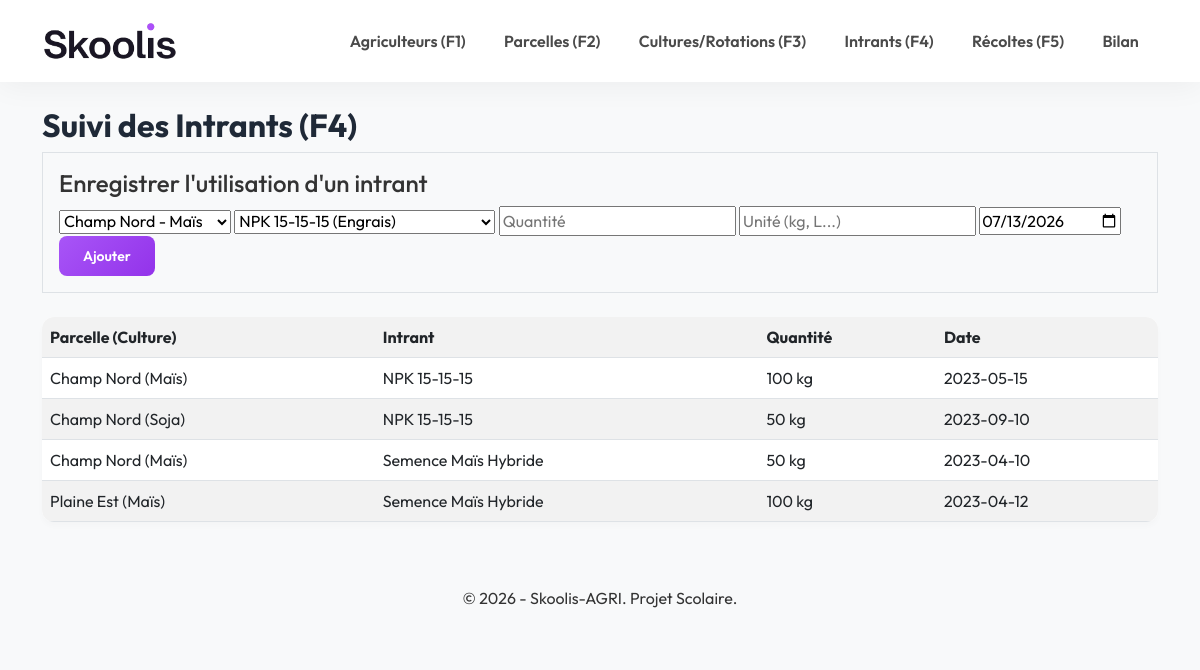
The page /php_app/intrants.php on the database its author committed.
### tables this page shows
CREATE TABLE utilisation_intrant (
    id_utilisation INT AUTO_INCREMENT PRIMARY KEY,
    id_production INT NOT NULL,
    id_intrant INT NOT NULL,
    quantite FLOAT NOT NULL,
    unite VARCHAR(20) NOT NULL,
    date_utilisation DATE NOT NULL,
    FOREIGN KEY (id_production) REFERENCES production(id_production) ON DELETE CASCADE,
    FOREIGN KEY (id_intrant) REFERENCES intrant(id_intrant)
);

CREATE TABLE parcelle (
    id_parcelle INT AUTO_INCREMENT PRIMARY KEY,
    nom VARCHAR(100) NOT NULL,
    localisation VARCHAR(150),
    superficie FLOAT NOT NULL COMMENT 'en hectares',
    zone_ecologique VARCHAR(100),
    id_agriculteur INT,
    FOREIGN KEY (id_agriculteur) REFERENCES agriculteur(id_agriculteur) ON DELETE CASCADE
);

CREATE TABLE culture (
    id_culture INT AUTO_INCREMENT PRIMARY KEY,
    nom_espece VARCHAR(100) NOT NULL,
    type_culture VARCHAR(50)
);

CREATE TABLE intrant (
    id_intrant INT AUTO_INCREMENT PRIMARY KEY,
    nom VARCHAR(100) NOT NULL,
    type_intrant VARCHAR(50)  
);

### php_app/intrants.php (the view, shortened to what this page needs)
<?php
require 'db.php';
$utilisations = $pdo->query("SELECT u.*, p.nom as parcelle, c.nom_espece as culture, i.nom as intrant_nom, i.type_intrant FROM utilisation_intrant u JOIN production pr ON u.id_production = pr.id_production JOIN parcelle p ON pr.id_parcelle = p.id_parcelle JOIN culture c ON pr.id_culture = c.id_culture JOIN intrant i ON u.id_intrant = i.id_intrant")->fetchAll();
$prods = $pdo->query("SELECT pr.id_production, p.nom as parcelle, c.nom_espece FROM production pr JOIN parcelle p ON pr.id_parcelle=p.id_parcelle JOIN culture c ON pr.id_culture=c.id_culture")->fetchAll();
$intrants = $pdo->query("SELECT * FROM intrant")->fetchAll();
include 'header.php';
?>
<h2>Suivi des Intrants (F4)</h2>
<form method="post" class="mb-4 bg-light p-3 border">
    <h4>Enregistrer l'utilisation d'un intrant</h4>
    <select name="id_production">
        <?php foreach ($prods as $pr): ?><option value="<?= $pr['id_production'] ?>"><?= $pr['parcelle'].' - '.$pr['nom_espece'] ?></option><?php endforeach; ?>
    </select>
    <select name="id_intrant">
        <?php foreach ($intrants as $i): ?><option value="<?= $i['id_intrant'] ?>"><?= $i['nom'] ?> (<?= $i['type_intrant'] ?>)</option><?php endforeach; ?>
    </select>
    <input type="number" step="0.1" name="quantite" placeholder="Quantité" required>
    <input type="text" name="unite" placeholder="Unité (kg, L...)" required>
    <input type="date" name="date_utilisation" required value="<?= date('Y-m-d') ?>">
    <button type="submit" class="btn btn-sm btn-primary">Ajouter</button>
</form>
<table class="table table-striped">
    <tr><th>Parcelle (Culture)</th><th>Intrant</th><th>Quantité</th><th>Date</th></tr>
    <?php foreach ($utilisations as $u): ?>
    <tr><td><?= htmlspecialchars($u['parcelle'].' ('.$u['culture'].')') ?></td><td><?= htmlspecialchars($u['intrant_nom']) ?></td><td><?= $u['quantite'].' '.$u['unite'] ?></td><td><?= $u['date_utilisation'] ?></td></tr>
    <?php endforeach; ?>
</table>
<?php include 'footer.php'; ?>

### php_app/assets/css/style.css (style rules this page uses)
body { font-family: 'Outfit', sans-serif; background-color: #f8f9fa; color: #333; }
.btn-primary, .btn-success { background: linear-gradient(135deg, #a855f7, #9333ea); border: none; border-radius: 8px; padding: 0.6rem 1.5rem; font-weight: 600; transition: all 0.3s ease; }
h1, h2, h3 { font-weight: 700; color: #1f2937; }
.table { background: white; border-radius: 12px; overflow: hidden; box-shadow: 0 4px 6px rgba(0,0,0,0.02); }

### rows shown on the page
utilisation_intrant: parcelle.nom "Champ Nord (Maïs)", id_intrant.nom "NPK 15-15-15", quantite "100", unite "kg", date_utilisation "2023-05-15"
utilisation_intrant: parcelle.nom "Champ Nord (Soja)", id_intrant.nom "NPK 15-15-15", quantite "50", unite "kg", date_utilisation "2023-09-10"
utilisation_intrant: parcelle.nom "Champ Nord (Maïs)", id_intrant.nom "Semence Maïs Hybride", quantite "50", unite "kg", date_utilisation "2023-04-10"
utilisation_intrant: parcelle.nom "Plaine Est (Maïs)", id_intrant.nom "Semence Maïs Hybride", quantite "100", unite "kg", date_utilisation "2023-04-12"

### other values the page prints
form field id_production "Champ Nord - Maïs"
form field id_intrant "NPK 15-15-15 (Engrais)"
